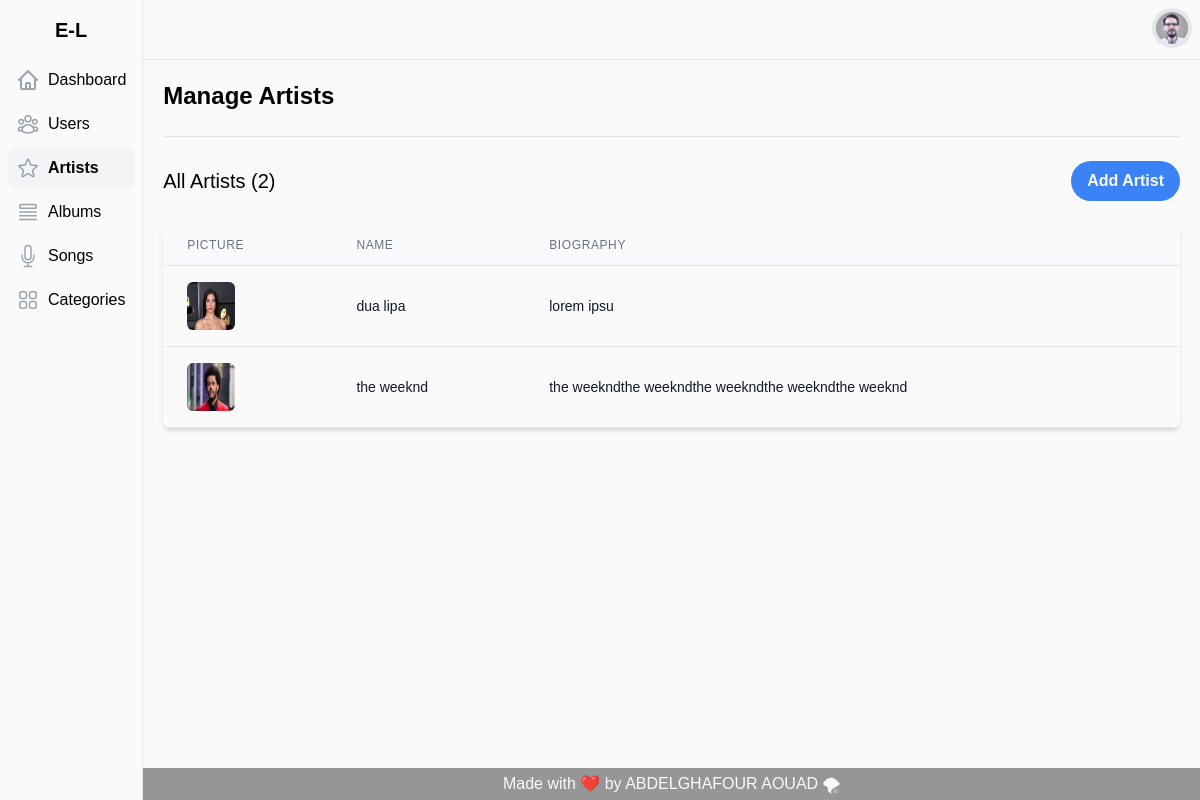
Screenshot of /artists.php with the database file from the repository.
### tables this page shows
CREATE TABLE IF NOT EXISTS `artists` (
  `id` int NOT NULL AUTO_INCREMENT,
  `name` varchar(120) NOT NULL,
  `picture` text NOT NULL,
  `biography` text NOT NULL,
  `created_at` timestamp NOT NULL,
  `updated_at` timestamp NOT NULL,
  `created_by` int NOT NULL,
  `updated_by` int NOT NULL,
  PRIMARY KEY (`id`)
);

### models/connection.php (called while the page is built, shortened)
<?php
class Connection
{
  private $serv = 'localhost';
  private $user = 'root';
  private $pass = '';
  private $bd = 'e-lyrics';
  private function pdoConnection()
  {
    $con = new PDO('mysql:host=' . $this->serv . ';dbname=' . $this->bd, $this->user, $this->pass);
    $con->setAttribute(PDO::ATTR_DEFAULT_FETCH_MODE, PDO::FETCH_ASSOC);
    try {
      return $con;
    } catch (PDOException $e) {
      echo 'Database Error: ' . $e->getMessage();
    }
  }
  public function connect()
  {
    return $this->pdoConnection();
  }
}

### models/artist.php (called while the page is built, shortened)
<?php
require_once 'connection.php';
class Artist extends Connection
{
      public function allArtists()
      {
            $sql = "SELECT * FROM artists";
            $stmt = $this->connect()->prepare($sql);
            $stmt->execute();
            $result = $stmt->fetchAll();
            return $result;
      }
}

### views/tab-artists.php (the view)
<?php
require_once 'models/artist.php';
$artists = (new Artist)->allArtists();
?>
<div class="flex flex-col mt-6">
      <div class="-my-2 overflow-x-auto sm:-mx-6 lg:-mx-8">
            <div class="inline-block min-w-full py-2 align-middle sm:px-6 lg:px-8">
                  <div class="overflow-hidden border-b border-gray-200 rounded-md shadow-md">
                        <table class="min-w-full overflow-x-scroll divide-y divide-gray-200">
                              <thead class="bg-gray-50">
                                    <tr>
                                          <th scope="col" class="px-6 py-3 text-xs font-medium tracking-wider text-left text-gray-500 uppercase">Picture</th>
                                          <th scope="col" class="px-6 py-3 text-xs font-medium tracking-wider text-left text-gray-500 uppercase">Name</th>
                                          <th scope="col" class="px-6 py-3 text-xs font-medium tracking-wider text-left text-gray-500 uppercase">Biography</th>
                                    </tr>
                              </thead>
                              <tbody class="bg-white divide-y divide-gray-200">
                                    <?php
                                    foreach ($artists as  $artist) { ?>
                                          <tr class="transition-all hover:bg-gray-100 hover:shadow-lg" onclick="getartist(<?= $artist['id'] ?>)" id="<?= $artist['id'] ?>">
                                                <td class="px-6 py-4 whitespace-nowrap">
                                                      <div class="flex items-center">
                                                            <div class="flex-shrink-0 w-12 h-12">
                                                                  <img class="mx-auto picture h-12 rounded-md" product="" src="assets/img/artists/<?= $artist['picture'] ?>" alt="" />
                                                            </div>
                                                      </div>
                                                </td>
                                                <td class="artist px-6 py-4 whitespace-nowrap">
                                                      <p class="name text-sm truncate max-w-sm text-gray-900" artist="<?= $artist['name'] ?>"><?= $artist['name'] ?></p>
                                                </td>
                                                <td class="artist px-6 py-4 whitespace-nowrap">
                                                      <p class="name text-sm truncate max-w-sm text-gray-900" artist="<?= $artist['biography'] ?>"><?= $artist['biography'] ?></p>
                                                </td>
                                          </tr>
                                    <?php } ?>
                              </tbody>
                        </table>
                  </div>
            </div>
      </div>
</div>

### assets/css/style.css (style rules this page uses)
html { line-height: 1.5; -webkit-text-size-adjust: 100%; -moz-tab-size: 4; -o-tab-size: 4; tab-size: 4; font-family: ui-sans-serif, system-ui, -apple-system, BlinkMacSystemFont, "Segoe UI", Roboto, "Helvetica Neue", Arial, "Noto Sans", sans-serif, "Apple Color Emoji", "Segoe UI Emoji", "Segoe UI Symbol", "Noto Color Emoji"; font-feature-settings: normal; }
body { margin: 0; line-height: inherit; }
table { text-indent: 0; border-color: inherit; border-collapse: collapse; }
blockquote, dl, dd, h1, h2, h3, h4, h5, h6, hr, figure, p, pre { margin: 0; }
img, svg, video, canvas, audio, iframe, embed, object { display: block; vertical-align: middle; }
img, video { max-width: 100%; height: auto; }
.mx-auto { margin-left: auto; margin-right: auto; }
.-my-2 { margin-top: -0.5rem; margin-bottom: -0.5rem; }
.mt-6 { margin-top: 1.5rem; }
.inline-block { display: inline-block; }
.flex { display: flex; }
.h-12 { height: 3rem; }
.w-12 { width: 3rem; }
.min-w-full { min-width: 100%; }
.max-w-sm { max-width: 24rem; }
.flex-shrink-0 { flex-shrink: 0; }
.flex-col { flex-direction: column; }
.items-center { align-items: center; }
.divide-y > :not([hidden]) ~ :not([hidden]) { --tw-divide-y-reverse: 0; border-top-width: calc(1px * calc(1 - var(--tw-divide-y-reverse))); border-bottom-width: calc(1px * var(--tw-divide-y-reverse)); }
.divide-gray-200 > :not([hidden]) ~ :not([hidden]) { --tw-divide-opacity: 1; border-color: rgb(229 231 235 / var(--tw-divide-opacity)); }
.overflow-hidden { overflow: hidden; }
.overflow-x-auto { overflow-x: auto; }
.overflow-x-scroll { overflow-x: scroll; }
.truncate { overflow: hidden; text-overflow: ellipsis; white-space: nowrap; }
.whitespace-nowrap { white-space: nowrap; }
.rounded-md { border-radius: 0.375rem; }
.border-b { border-bottom-width: 1px; }
.border-gray-200 { --tw-border-opacity: 1; border-color: rgb(229 231 235 / var(--tw-border-opacity)); }
.bg-white { --tw-bg-opacity: 1; background-color: rgb(250 250 250 / var(--tw-bg-opacity)); }
.bg-gray-50 { --tw-bg-opacity: 1; background-color: rgb(249 250 251 / var(--tw-bg-opacity)); }
.py-2 { padding-top: 0.5rem; padding-bottom: 0.5rem; }
.py-3 { padding-top: 0.75rem; padding-bottom: 0.75rem; }
.py-4 { padding-top: 1rem; padding-bottom: 1rem; }
.px-6 { padding-left: 1.5rem; padding-right: 1.5rem; }
.text-left { text-align: left; }
.align-middle { vertical-align: middle; }
.text-xs { font-size: 0.75rem; line-height: 1rem; }
.text-sm { font-size: 0.875rem; line-height: 1.25rem; }
.font-medium { font-weight: 500; }
.uppercase { text-transform: uppercase; }
.tracking-wider { letter-spacing: 0.05em; }
.text-gray-500 { --tw-text-opacity: 1; color: rgb(107 114 128 / var(--tw-text-opacity)); }
.text-gray-900 { --tw-text-opacity: 1; color: rgb(17 24 39 / var(--tw-text-opacity)); }
.shadow-md { --tw-shadow: 0 4px 6px -1px rgb(0 0 0 / 0.1), 0 2px 4px -2px rgb(0 0 0 / 0.1); --tw-shadow-colored: 0 4px 6px -1px var(--tw-shadow-color), 0 2px 4px -2px var(--tw-shadow-color); box-shadow: var(--tw-ring-offset-shadow, 0 0 #0000), var(--tw-ring-shadow, 0 0 #0000), var(--tw-shadow); }
.transition-all { transition-property: all; transition-timing-function: cubic-bezier(0.4, 0, 0.2, 1); transition-duration: 150ms; }
*, *::before, *::after { margin: 0; padding: 0; box-sizing: border-box; }
::placeholder { color: #ccc; }
* { outline: none; }
body { margin: 0px; }
* { font-family: "Muli", sans-serif; outline: none; }
@media (min-width: 640px) { .sm\:-mx-6 { margin-left: -1.5rem; margin-right: -1.5rem; } }
@media (min-width: 640px) { .sm\:px-6 { padding-left: 1.5rem; padding-right: 1.5rem; } }
@media (min-width: 1024px) { .lg\:-mx-8 { margin-left: -2rem; margin-right: -2rem; } }
@media (min-width: 1024px) { .lg\:px-8 { padding-left: 2rem; padding-right: 2rem; } }

### rows the page displays
artists: picture (picture), name "dua lipa", biography "lorem ipsu"
artists: picture (picture), name "the weeknd", biography "the weekndthe weekndthe weekndthe weekndthe weeknd"

### other values shown
$statistic->countt() "2"
